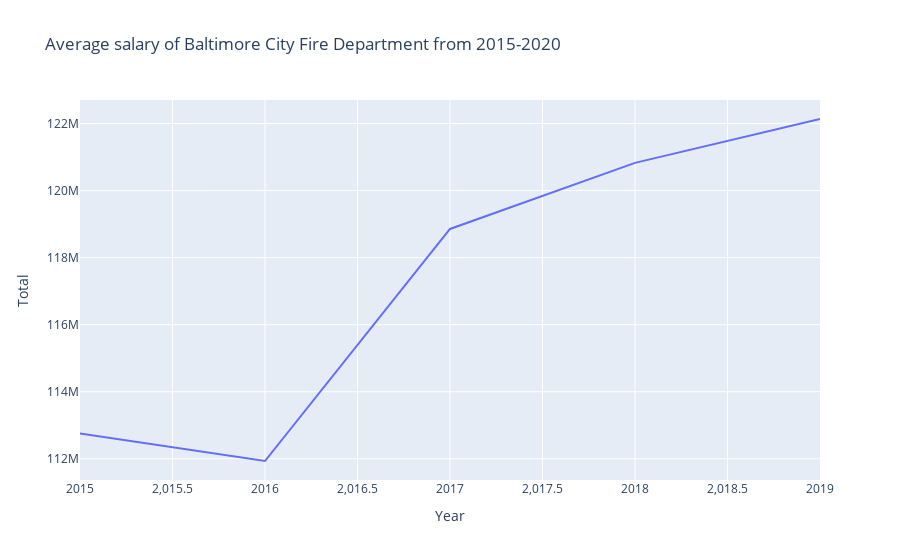

Notebook source saved alongside this figure:
### Code cell
# line graph of Total expense in each year,
line_year_average = px.line(df_bfd,
                                x = "Year",
                                y = "Total",
                                title = "Average salary of Baltimore City Fire Department from 2015-2020",
                                
                                )
# view line graph
line_year_average

### Figure 1 — Plotly figure (JSON) as saved in the notebook; plotly's stock layout.template omitted (floating-point values rounded to 4 significant figures)
{"data": [{"hoverlabel": {"namelength": 0}, "hovertemplate": "Year=%{x}<br>Total=%{y}", "legendgroup": "", "line": {"color": "#636efa", "dash": "solid"}, "mode": "lines", "name": "", "showlegend": false, "type": "scatter", "x": [2015, 2016, 2017, 2018, 2019], "xaxis": "x", "y": [112750155, 111933044, 118855756, 120827719, 122136478], "yaxis": "y"}], "layout": {"legend": {"tracegroupgap": 0}, "title": {"text": "Average salary of Baltimore City Fire Department from 2015-2020"}, "xaxis": {"anchor": "y", "domain": [0, 1], "title": {"text": "Year"}}, "yaxis": {"anchor": "x", "domain": [0, 1], "title": {"text": "Total"}}}}
